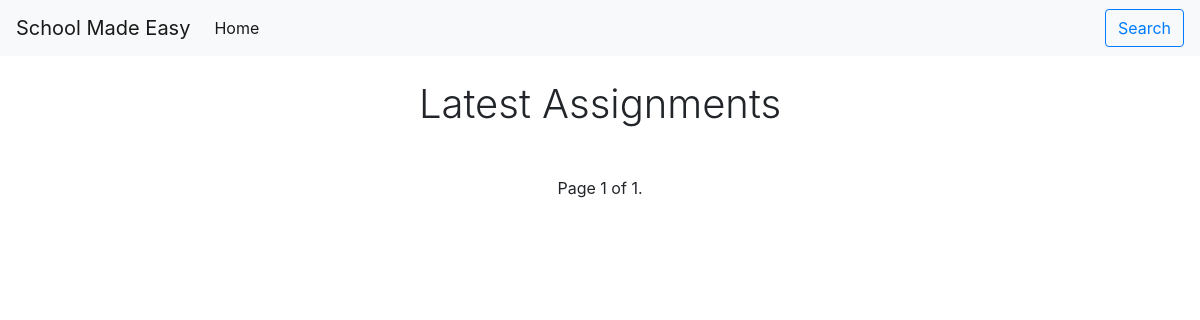
/assignments/view/all/, run on an earlier commit of the app's database.
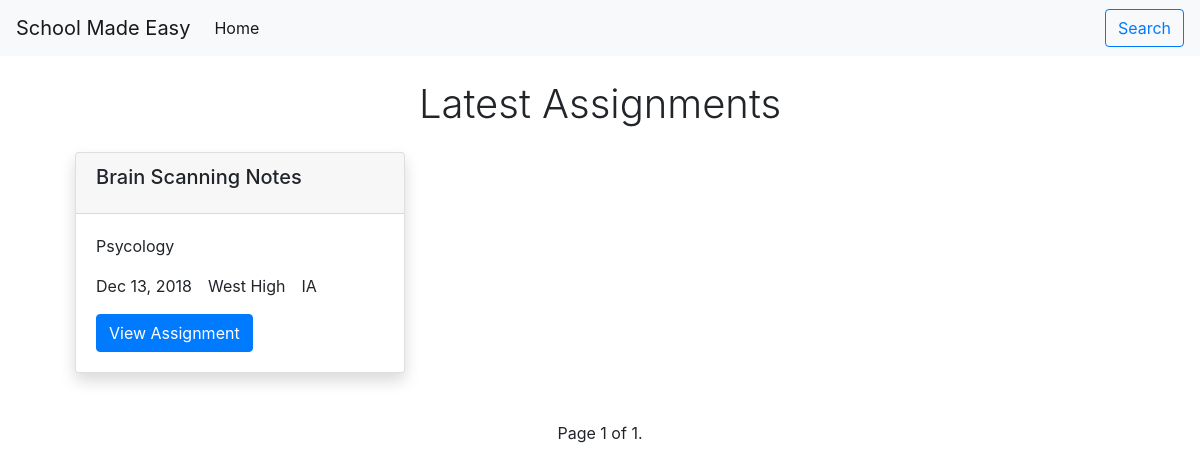
And on a later commit of the database.
### home/models.py (models this page shows, shortened)
class Assignment(models.Model):
    email = models.EmailField(blank=True, null=True)
    state = models.CharField(choices=US_STATES, max_length=75, blank=True, null=True)
    school_name = models.CharField(max_length=75, blank=True, null=True)
    title = models.CharField(max_length=150)
    class_name = models.CharField(max_length=50)
    notes = models.CharField(max_length=2000)
    timestamp = models.DateTimeField(auto_now_add=False)
    email_confirmed = models.BooleanField(default=False)  # whether email is confirmed or not
    objects = AssignmentManager()  # manager for queries

### assignments/views.py (the view)
# urls.py: path('view/all/', views.AllAssignmentsView.as_view(), name='all_assignments'),
class AllAssignmentsView(ListView):
    template_name = 'assignments/view-all-assignments.html'
    model = Assignment
    context_object_name = 'assignments'
    paginate_by = 30
    def get_context_data(self, **kwargs):
        context = super(AllAssignmentsView, self).get_context_data(**kwargs)
        assignments = self.get_queryset()
        paginator = Paginator(assignments, 25)
        page = self.request.GET.get('page')
        assignments_page = paginator.get_page(page)
        context['assignments_page'] = assignments_page
        return context
    def get_queryset(self):
        queryset = Assignment.objects.get_all_assignments()
        return queryset

### home/models.py (called while the page is built)
    def get_all_assignments(self):
        return self.filter(email_confirmed=True).all()

### templates/assignments/view-all-assignments.html (shortened to what this page needs)
{% extends 'home/base.html' %}
{% block body %}
    <h1 class="text-center font-weight-light mt-4">Latest Assignments</h1>
    <div class="row mt-4">
        {% for assignment in assignments %}
        <div class="col-lg-4 col-md-6 col-sm-12 mb-4">
            <div class="card shadow">
                <div class="card-header">
                    <h5 class="card-title">{{ assignment.title }}</h5>
                </div>
                <div class="card-body">
                    <p>{{ assignment.class_name }}</p>
                    <p class="float-left">{{ assignment.timestamp|date:"M d, Y" }}</p>
                    <p class="float-left ml-3">{{ assignment.school_name }}</p>
                    <p class="float-left ml-3">{{ assignment.state }}</p>
                    <a href="/assignments/view/{{ assignment.pk }}/" class="btn btn-primary">View Assignment</a>
                </div>
            </div>
        </div>
        {% endfor %}
    </div>
    <div class="text-center mt-4">
        <span class="step-links">
            <span class="current">
                Page {{ assignments_page.number }} of {{ assignments_page.paginator.num_pages }}.
            </span>
        </span>
    </div>
{% endblock %}

What changed in the data, as far as the page shows it:
added Assignment: title "Brain Scanning Notes", class_name "Psycology", timestamp "Dec 13, 2018", school_name "West High", state "IA"
